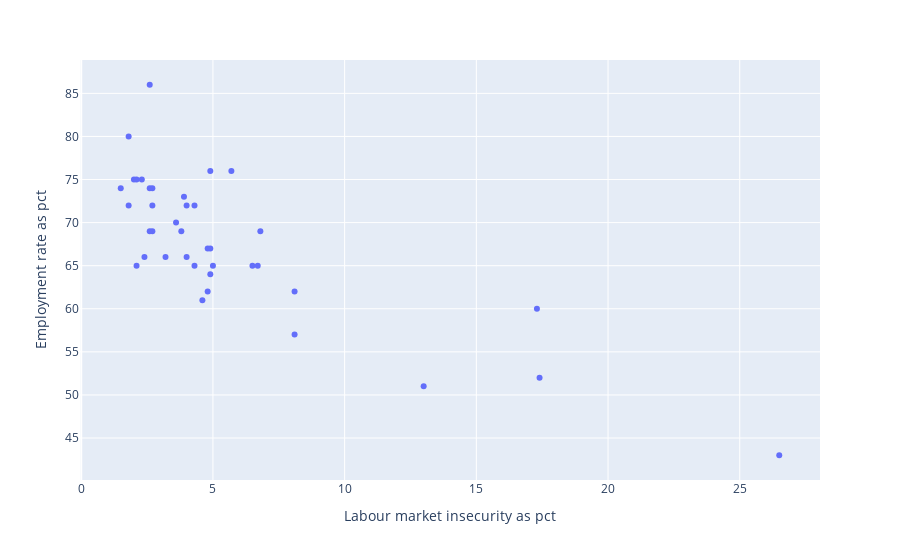

Source (notebook cell):
### Code cell
fig = px.scatter(df, x='Labour market insecurity as pct', y='Employment rate as pct', hover_name='Country')
fig.show()

### Figure 1 — Plotly figure (JSON) as saved in the notebook; plotly's stock layout.template omitted (floating-point values rounded to 4 significant figures)
{"data": [{"hovertemplate": "<b>%{hovertext}</b><br><br>Labour market insecurity as pct=%{x}<br>Employment rate as pct=%{y}<extra></extra>", "hovertext": ["Australia", "Austria", "Belgium", "Canada", "Chile", "Czech Republic", "Denmark", "Estonia", "Finland", "France", "Germany", "Greece", "Hungary", "Iceland", "Ireland", "Israel", "Italy", "Japan", "South Korea", "Latvia", "Luxembourg", "Mexico", "Netherlands", "New Zealand", "Norway", "Poland", "Portugal", "Slovak Republic", "Slovenia", "Spain", "Sweden", "Switzerland", "Turkey", "United Kingdom", "USA", "OECD - Total", "Brazil", "Russia", "South Africa"], "legendgroup": "", "marker": {"color": "#636efa", "symbol": "circle"}, "mode": "markers", "name": "", "orientation": "v", "showlegend": false, "type": "scatter", "x": [4.3, 2.7, 4.8, 3.9, 8.1, 1.8, 2.3, 4, 2.7, 5, 2, 17.4, 4.8, 2.6, 2.1, 2.6, 8.1, 1.5, 2.4, 6.8, 3.2, 4.6, 2.1, 4.9, 2.7, 4.3, 6.5, 6.7, 4, 17.3, 5.7, 1.8, 13, 2.6, 3.8, 4.9, 4.9, 3.6, 26.5], "xaxis": "x", "y": [72, 72, 62, 73, 62, 72, 75, 72, 69, 65, 75, 52, 67, 86, 65, 69, 57, 74, 66, 69, 66, 61, 75, 76, 74, 65, 65, 65, 66, 60, 76, 80, 51, 74, 69, 67, 64, 70, 43], "yaxis": "y"}], "layout": {"autosize": true, "legend": {"tracegroupgap": 0}, "margin": {"t": 60}, "xaxis": {"anchor": "y", "autorange": true, "domain": [0, 1], "range": [-0.01272, 28.01], "title": {"text": "Labour market insecurity as pct"}, "type": "linear"}, "yaxis": {"anchor": "x", "autorange": true, "domain": [0, 1], "range": [39.67, 89.33], "title": {"text": "Employment rate as pct"}, "type": "linear"}}}
